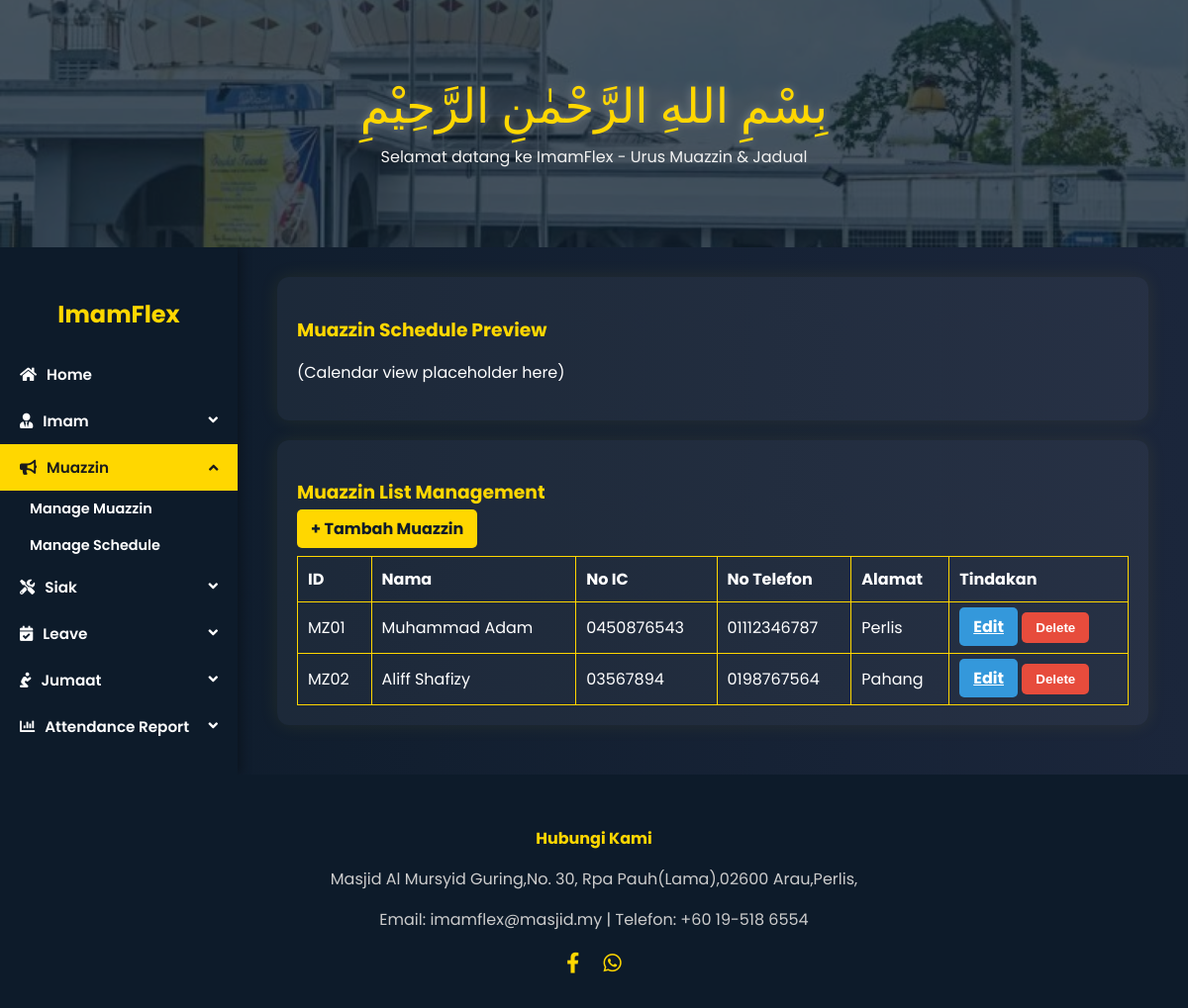
The page /muazzin-management/ on the database its author committed.
### ImamFlex/models.py (models this page shows, shortened)
class MosqueStaff(models.Model):
    name = models.CharField(max_length=100)
    ic_number = models.CharField(max_length=12, unique=True)
    contact_number = models.CharField(max_length=15)
    address = models.TextField(blank=True, null=True)
    availability = models.BooleanField(default=True)
    email = models.EmailField(blank=True, null=True)
    profile_picture = models.ImageField(upload_to='profile_pics/', null=True, blank=True)
    class Meta:
        abstract = True

class Muazzin(MosqueStaff):
    muazzin_id = models.CharField(max_length=10, primary_key=True)
    password = models.CharField(max_length=20)

### ImamFlex/views.py (the view)
# urls.py: path('muazzin-management/', views.muazzin_management, name='muazzin_management'),
def muazzin_management(request):
    muazzins = Muazzin.objects.all()
    context = {
        'muazzins': muazzins
    }
    return render(request, 'admin/muazzinManage.html', context)

### ImamFlex/templates/admin/muazzinManage.html (shortened to what this page needs)
{% load static %}
<!DOCTYPE html>
<html lang="en">
<head>
  <link rel="stylesheet" href="https://cdnjs.cloudflare.com/ajax/libs/font-awesome/5.15.4/css/all.min.css">
  <link rel="stylesheet" href="{% static 'css/imamFlex.css' %}">
</head>
<body>
  <div class="header-img">
    <div>
      <div class="bismillah">بِسْمِ اللهِ الرَّحْمٰنِ الرَّحِيْمِ</div>
      <div class="tagline">Selamat datang ke ImamFlex - Urus Muazzin & Jadual</div>
    </div>
  </div>
  <div class="main-wrapper">
    <div class="sidebar">
        <h2>ImamFlex</h2>
        <a href="{% url 'adminDash' %}" class="active"><i class="fas fa-home"></i> Home</a>
        <button class="dropdown-btn"><i class="fas fa-user-tie"></i> Imam</button>
        <button class="dropdown-btn active"><i class="fas fa-bullhorn"></i> Muazzin</button>
        <div class="dropdown-container" style="display:flex;">
            <a href="{% url 'muazzin_management' %}">Manage Muazzin</a>
            <a href="{% url 'muazzin_schedule' %}">Manage Schedule</a>
        </div>
        <button class="dropdown-btn"><i class="fas fa-tools"></i> Siak</button>
       <button class="dropdown-btn"><i class="fas fa-calendar-check"></i> Leave</button>
      <button class="dropdown-btn"><i class="fas fa-pray"></i> Jumaat</button>
      <button class="dropdown-btn"><i class="fas fa-chart-bar"></i> Attendance Report</button>
    </div>
    <div class="content">
      <div class="card left-panel">
        <h3>Muazzin Schedule Preview</h3>
        <p>(Calendar view placeholder here)</p>
      </div>
      <div class="card right-panel">
        <h3>Muazzin List Management</h3>
        <a href="{% url 'add_muazzin' %}" class="btn btn-add">+ Tambah Muazzin</a>
        <table>
          <thead>
            <tr>
              <th>ID</th>
              <th>Nama</th>
              <th>No IC</th>
              <th>No Telefon</th>
              <th>Alamat</th>
              <th>Tindakan</th>
            </tr>
          </thead>
          <tbody>
            {% for muazzin in muazzins %}
              <tr>
                <td>{{ muazzin.muazzin_id }}</td>
                <td>{{ muazzin.name }}</td>
                <td>{{ muazzin.ic_number }}</td>
                <td>{{ muazzin.contact_number }}</td>
                <td>{{ muazzin.address }}</td>
                <td>
                  <a href="{% url 'edit_muazzin' muazzin.muazzin_id %}" class="btn btn-edit">Edit</a>
                  <button class="btn btn-delete" onclick="showDeleteModal('{{ muazzin.muazzin_id }}', '{{ muazzin.name }}')">Delete</button>
                </td>
              </tr>
            {% empty %}
              <tr><td colspan="6">Tiada data muazzin tersedia.</td></tr>
            {% endfor %}
          </tbody>
        </table>
      </div>
    </div>
  </div>
  <div class="footer">
    <h4>Hubungi Kami</h4>
    <p>Masjid Al Mursyid Guring,No. 30, Rpa Pauh(Lama),02600 Arau,Perlis,</p>
    <p>Email: imamflex@masjid.my | Telefon: +60 19-518 6554</p>
    <div class="social-icons">
      <a href="https://www.facebook.com/profile.php?id=100069456158805"><i class="fab fa-facebook-f"></i></a>
      <a href="#"><i class="fab fa-whatsapp"></i></a>
    </div>
  </div>
</body>
</html>

### ImamFlex/static/css/imamFlex.css (style rules this page uses)
body { margin: 0; font-family: 'Poppins', sans-serif; background: linear-gradient(to right, #0d1b2a, #1b263b); color: white; display: flex; flex-direction: column; min-height: 100vh; }
.header-img { height: 250px; background: url('../masjid.jpeg') no-repeat center/cover; position: relative; display: flex; align-items: center; justify-content: center; }
.header-img::before { content: ""; position: absolute; inset: 0; background: rgba(13, 27, 42, 0.75); }
.bismillah { font-family: 'Scheherazade', serif; font-size: 3rem; color: gold; text-align: center; text-shadow: 0 0 10px rgba(255,255,255,0.3); }
.tagline { color: #f1f1f1; font-size: 1rem; text-align: center; margin-top: 10px; }
.bismillah, .tagline { position: relative; z-index: 2; text-align: center; }
.card { background: rgba(255, 255, 255, 0.05); padding: 20px; border-radius: 12px; box-shadow: 0 0 20px rgba(255, 215, 0, 0.08); margin-bottom: 20px; }
.card h3 { color: gold; margin-bottom: 10px; }
.left-panel, .right-panel { flex: 1; }
table { width: 100%; border-collapse: collapse; margin-top: 15px; color: white; }
table th, td { border: 1px solid gold; padding: 10px; text-align: left; }
.btn { padding: 8px 14px; border: none; border-radius: 5px; font-weight: bold; cursor: pointer; }
.btn-add { background: gold; color: #0d1b2a; text-decoration: none; }
.btn-edit { background: #3498db; color: white; }
.btn-delete { background: #e74c3c; color: white; }
.footer { background: #0d1b2a; padding: 30px 20px; text-align: center; color: #ccc; margin-top: auto; }
.footer h4 { color: gold; margin-bottom: 10px; }
.social-icons a { color: gold; margin: 0 10px; font-size: 1.3rem; }

### ImamFlex/templates/admin/muazzinManage.html (style rules this page uses)
.main-wrapper { display: flex; flex: 1; }
.sidebar { width: 240px; background-color: #0d1b2a; padding-top: 30px; display: flex; flex-direction: column; box-shadow: 4px 0 10px rgba(0,0,0,0.3); }
.sidebar h2 { color: gold; text-align: center; margin-bottom: 20px; }
.sidebar a, .dropdown-btn { text-decoration: none; color: white; font-weight: 600; padding: 12px 20px; text-align: left; font-size: 0.95rem; font-family: 'Poppins', sans-serif; border: none; background: none; width: 100%; display: flex; gap: 10px; align-items: center; transition: background 0.3s; cursor: pointer; }
.active { background-color: gold; color: #1b1b1b; }
.dropdown-container { display: none; flex-direction: column; padding-left: 30px; }
.dropdown-container a { font-size: 0.9rem; padding: 8px 0; }
.dropdown-btn::after { content: '\f107'; font-family: 'Font Awesome 5 Free'; font-weight: 900; margin-left: auto; transition: transform 0.3s ease; }
.dropdown-btn.active::after { transform: rotate(180deg); }
.content { flex: 1; padding: 30px 40px; }

### rows shown on the page
Muazzin: muazzin_id "MZ01", name "Muhammad Adam", ic_number "0450876543", contact_number "01112346787", address "Perlis"
Muazzin: muazzin_id "MZ02", name "Aliff Shafizy", ic_number "03567894", contact_number "0198767564", address "Pahang"
